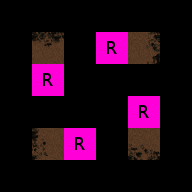

A level layout from a 2D game, rendered from its tile map. Below: a short description, then the map file with tile-grid data replaced by summaries:
An orthogonal 6x6 tile map with 32x32 px tiles, 7 tile layers (RuleRegions, ruleSet, ruleSet, ruleSet, ...), 6 hidden layers not drawn, 4 tilesets.

<map version="1.0" orientation="orthogonal" width="6" height="6" tilewidth="32" tileheight="32">
 <tileset firstgid="1" name="Collision" tilewidth="32" tileheight="32">
  <image source="../../graphics/tiles/collision.png" width="64" height="32" />
 </tileset>
 <tileset firstgid="3" name="set_rules" tilewidth="32" tileheight="32">
  <image source="../../graphics/tiles/set_rules.png" width="64" height="64" />
 </tileset>
 <tileset firstgid="7" name="set_hlw" tilewidth="32" tileheight="32">
  <image source="../../graphics/tiles/set_hlw.png" width="256" height="160" />
 </tileset>
 <tileset firstgid="47" name="hlw_ground" tilewidth="32" tileheight="32">
  <image source="../../graphics/tiles/hlw_ground.png" width="512" height="256" />
 </tileset>
 <layer name="RuleRegions" width="6" height="6">
  <data>[36 cells, 8 non-empty, 1 distinct tile ids]</data>
 </layer>
 <layer name="ruleSet" width="6" height="6">
  <data>[36 cells, 4 non-empty, 1 distinct tile ids]</data>
 </layer>
 <layer name="ruleSet" width="6" height="6">
  <data>[36 cells, 4 non-empty, 1 distinct tile ids]</data>
 </layer>
 <layer name="ruleSet" width="6" height="6">
  <data>[36 cells, 4 non-empty, 1 distinct tile ids]</data>
 </layer>
 <layer name="ruleSet" width="6" height="6">
  <data>[36 cells, 4 non-empty, 1 distinct tile ids]</data>
 </layer>
 <layer name="ruleSet" width="6" height="6">
  <data>[36 cells, 4 non-empty, 1 distinct tile ids]</data>
 </layer>
 <layer name="ruleNotSet" width="6" height="6" visible="0">
  <data>[36 cells, 4 non-empty, 1 distinct tile ids]</data>
 </layer>
 <layer name="ruleNotSet" width="6" height="6" visible="0">
  <data>[36 cells, 4 non-empty, 1 distinct tile ids]</data>
 </layer>
 <layer name="ruleNotSet" width="6" height="6" visible="0">
  <data>[36 cells, 4 non-empty, 1 distinct tile ids]</data>
 </layer>
 <layer name="ruleNotSet" width="6" height="6" visible="0">
  <data>[36 cells, 4 non-empty, 1 distinct tile ids]</data>
 </layer>
 <layer name="ruleNotSet" width="6" height="6" visible="0">
  <data>[36 cells, 4 non-empty, 1 distinct tile ids]</data>
 </layer>
 <layer name="rule_Ground" width="6" height="6" visible="0">
  <data>[36 cells, 4 non-empty, 4 distinct tile ids]</data>
 </layer>
 <layer name="rule1_Ground" width="6" height="6">
  <data>[36 cells, 4 non-empty, 4 distinct tile ids]</data>
 </layer>
</map>
